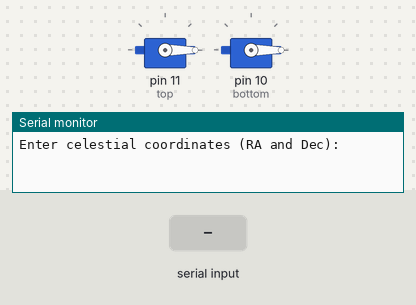
Simulated run of this sketch. Board: Arduino Uno, built with avr-gcc and run on an emulated ATmega328P. On the bench: 2 × servo, the last lines printed to the serial monitor. The inputs (shaded band) are chosen by the test bench.

Above: at 1.2 s.
1.3 s: "1,90,45\n" received over Serial
At 1.7 s:
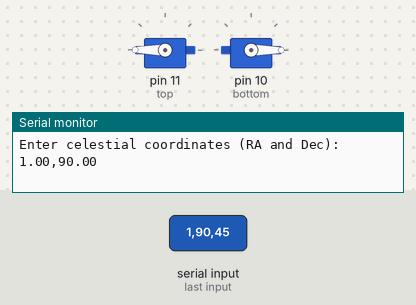
Timing chart, 0 to 12.8 s (numbered marks = the images above; inputs shaded):
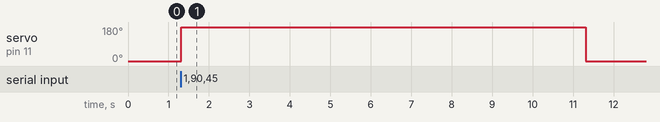

Measured:
- after the input at 1.3 s, servo on pin 11 (top): 0° → 180° at once, → 0° 10.0 s later

The sketch:

arduino.ino
```cpp
#include <Servo.h>

Servo bottom;  // bottom - azimuth
Servo top;  // top - alt

int posx = 0, posy = 0; // variable to store the servo position

int servo_max = 180; // Maximum number of rotation units of servo in one direction
int altservo_offset = 0;

const float degToRad = 0.0174533;  // Degrees to radians conversion factor
const float radToDeg = 57.2958;    // Radians to degrees conversion factor
const float pi = 3.14159265359;    // The value of Pi

// Your location's latitude and time
const float latitude = 76.855297;  // Latitude in degrees
const int currentHour = 14;       // Current hour
const int currentMinute = 31;     // Current minute
const int currentSecond = 20;     // Current second

void setup() {
  top.attach(11);   // top - alt
  bottom.attach(10); // bottom - azimuth
  Serial.begin(9600);
  Serial.println("Enter celestial coordinates (RA and Dec):");

  // Initialize servos to a known position (e.g., pointing to the horizon).
  top.write(0.30);
  bottom.write(0.13);
}

void loop() {
  String receivedData;
  // Read the celestial coordinates (RA and Dec) from the serial monitor.
  float ra, dec;
  if (Serial.available() >= 8) {
    receivedData = Serial.readStringUntil('\n');
    int commaIndex = receivedData.indexOf(",");

    if (commaIndex != -1) {
      String raStr = receivedData.substring(0, commaIndex);
      String decStr = receivedData.substring(commaIndex + 1);

      ra = raStr.toFloat();
      dec = decStr.toFloat();
      Serial.print(ra, 2); // Send RA with 2 decimal places
      Serial.print(",");
      Serial.println(dec, 2); // Read the string until a newline character.


      // Calculate the current local sidereal time (LST) in radians.
      float lst = getLST();

      // Convert RA and Dec to alt-az coordinates using the LST.
      float ha = lst - ra * degToRad;  // Hour angle
      float alt = asin(sin(dec * degToRad) * sin(latitude * degToRad) + cos(dec * degToRad) * cos(latitude * degToRad) * cos(ha));
      float az = atan2(-sin(ha), cos(ha) * sin(latitude * degToRad) - tan(dec * degToRad) * cos(latitude * degToRad));

      // Convert alt and az back to degrees.
      int az_deg = int(az * radToDeg);
      int alt_deg = int(alt * radToDeg);

      // Map the degrees to servo positions.
      az_deg = map(ra, 0, 360, 0, servo_max);
      alt_deg = map(dec, -90, 90, 0, servo_max);

      // Move the servos to the calculated positions.
      bottom.write(az_deg);
      top.write(alt_deg);
      delay(10000);
      bottom.write(0.30);
      top.write(0.13);


      // Print the servo positions to the serial monitor.

    }
  }
}


// Calculate the current local sidereal time (LST).
float getLST() {
  int totalSeconds = currentHour * 3600 + currentMinute * 60 + currentSecond;
  float secondsSinceMidnight = float(totalSeconds);

  // Calculate the number of sidereal seconds since midnight.
  float siderealSeconds = secondsSinceMidnight * 366.25 / 3600;

  // Calculate the LST in radians.
  float lst = (100.46061837 + 360.98564736629 * siderealSeconds) * degToRad;
  return lst;
}
```
